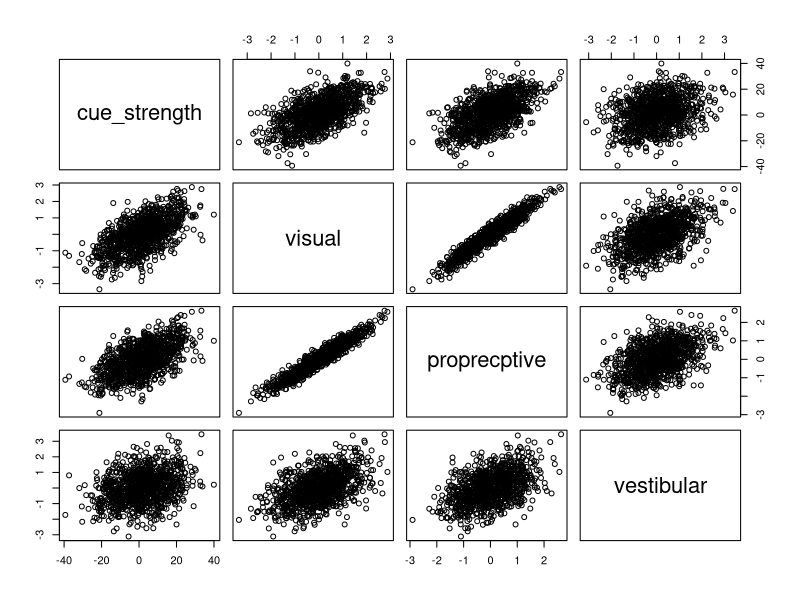
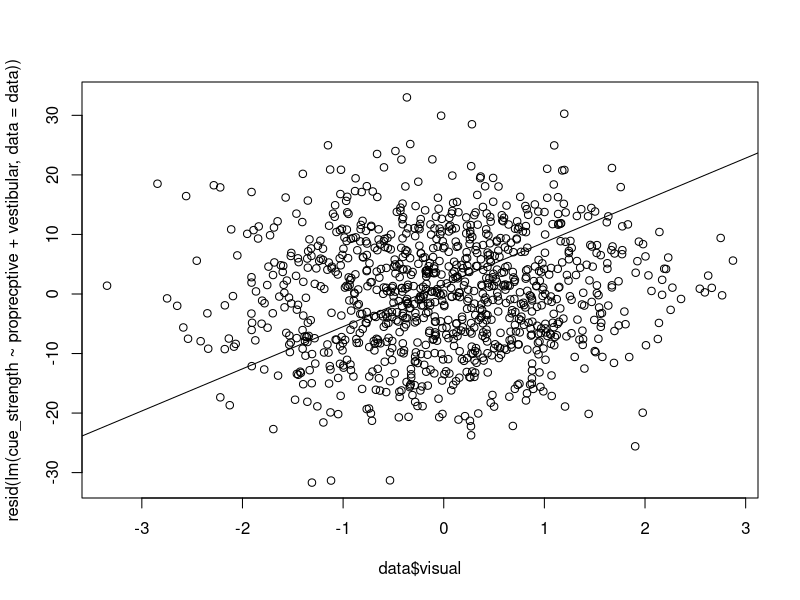

Reproduce these figures in R, in order.
## ---- chunk 1
knitr::opts_chunk$set(echo = TRUE)
## ---- chunk 2
library(MASS) ### this might be a package you need to install

##simulate multivariate normal data - this means that our parameters are related to each other
sigma <- matrix(c(1,   0.8,   0.5,
                  0.8,    0.7, 0.4,
                  0.5,0.4,   1), nrow = 3) ## positive-definite symmetric matrix specifying the covariance matrix of the variables - what does this mean? Make you sure can explain to yourself what this line does.

### This line gives us 3 parameters - how many do we want?
predictors<-mvrnorm(1000,rep(0,3), sigma) ###we are simulating the predictors here. What have we told this command to do? How correlated are the predictors?
cor.test(predictors[,1], predictors[,2])

## ---- chunk 3

response<-5.5*predictors[,1]+2.1*predictors[,2]+0.05*predictors[,3]+rnorm(1000, mean = 2, sd = 10) ### change this line based on what your response variable and imagined predictors are. Note that I have simulated a relationship between all predictors and the response, and note how much error I have simulated. 

cbind.data.frame(response, predictors)->data
names(data)<-c("cue_strength", "visual", "proprecptive", "vestibular") ### PUT INFORMATIVE NAMES HERE FOR WHAT YOU'RE SIMULATING
summary(data)
plot(data)

## ---- chunk 4

lm(cue_strength~visual+proprecptive+vestibular, data=data)->model1
summary(model1)
anova(model1)

## ---- chunk 5

plot(data$visual, resid(lm(cue_strength~proprecptive+vestibular, data=data))) ### Do this for each of the three parameters of interest!
abline(model1)


## ---- chunk 6

lm(cue_strength~visual*proprecptive*vestibular, data=data)->model2
summary(model2)
anova(model2)

## ---- chunk 7
predictor_4<-rnorm(1000,0,1)

response2<-1.5*predictors[,1]+ifelse(predictors[,1]>0.4, 0.5, 0)*predictor_4+rnorm(1000, 0, 1) ### make sure that you understand for yourself what this line does. Change this line so that it makes sense for your simulations!

cbind.data.frame(data, response2, predictor_4)->data2

names(data2)<-c("cue_strength", "visual", "propreceptive", "vestibular", "audio", "smell")
## ---- chunk 8

lm(cue_strength~visual*propreceptive*vestibular*audio, data=data2)->model3
summary(model3)
anova(model3)

